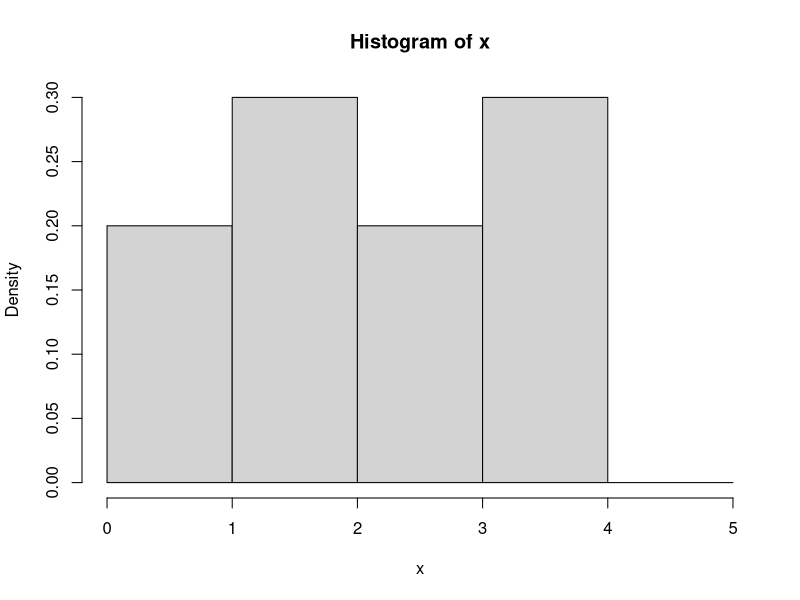
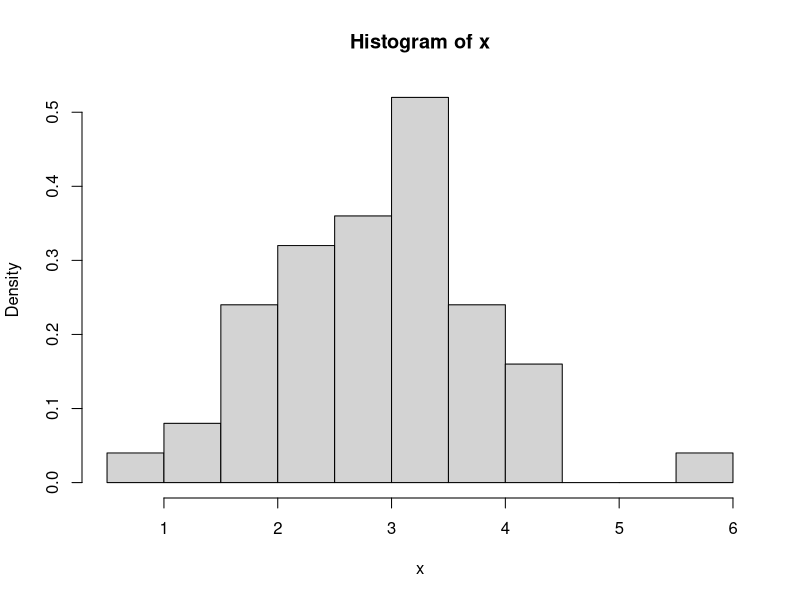

Recreate these plots in R, in order.
## ---- chunk 1
library(ggplot2)
library(dplyr)
set.seed(1000)
## ---- chunk 2
#| echo: true
(x=runif(10,0,5))
# A1= (0,1)
indicadoraA1 = between(x,0,1)
mean(indicadoraA1)
# A2= (1,2)
indicadoraA2 = between(x,1,2)
mean(indicadoraA2)
# A3= (2,3)
indicadoraA3 = between(x,2,3)
mean(indicadoraA3)
# A4= (3,4)
indicadoraA4 = between(x,3,4)
mean(indicadoraA4)

## ---- chunk 3
#| echo: true

# A5= (4,5)
indicadoraA5 = between(x,4,5)
mean(indicadoraA5)

histograma = hist(x,breaks=c(0,1,2,3,4,5),freq=FALSE)
histograma$counts
histograma$density
## ---- chunk 4
#| echo: true

x=rnorm(50,3,1)
hist(x,freq=FALSE)
